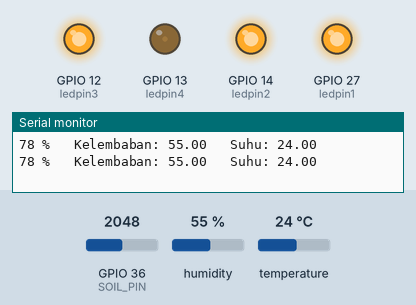
A sketch run on a simulated ESP32. Shown: output pins drawn as LEDs (lit = HIGH), the last lines printed to the serial monitor. Inputs (shaded band) come from the test bench; at power-on: GPIO 36 (SOIL_PIN) = 2048, humidity 55 %, temperature 24 °C.

Above: at 7.2 s.
7.3 s: GPIO 36 (SOIL_PIN) set to 1228
At 9.7 s:
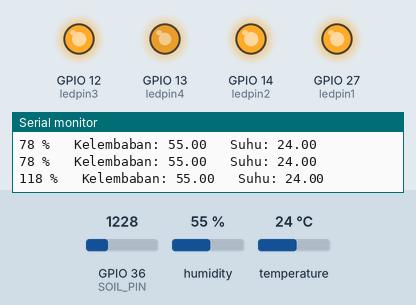
10.5 s: GPIO 36 (SOIL_PIN) set to 2047
At 13.2 s:
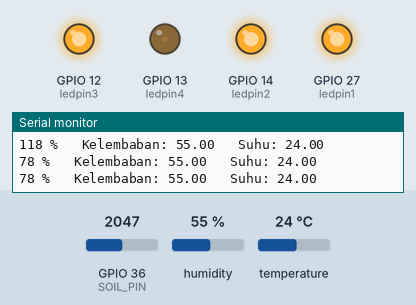
Timing chart, 0 to 14.7 s (numbered marks = the images above; inputs shaded):
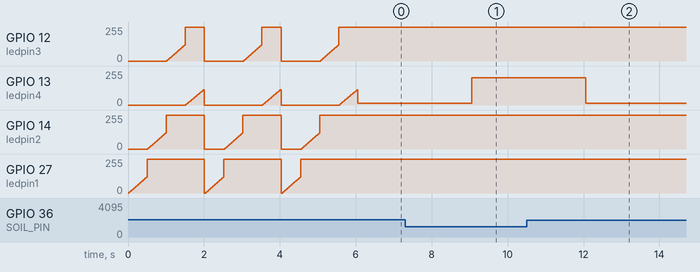

Measured:
- after the input at 7.3 s, GPIO 13 (ledpin4): 14/255 → 205/255 after 1.8 s
- after the input at 10.5 s, GPIO 13 (ledpin4): 205/255 → 14/255 after 1.6 s
- by itself, GPIO 13 (ledpin4): ramps from 0/255 to 115/255 and jumps back, once every 2.0 s

The sketch:

plant.io.ino
```cpp
#include "DHT.h" //library untuk sensor DHT11
#include "ThingerESP32.h" //library untuk connect ke Thiner.io

//mendefinisikan pin yang digunakan
#define SOIL_PIN A0
#define DHTPIN 4
#define DHTTYPE DHT11

//mendefinisikan devices username, id, dan credential dari thinger.io
#define USERNAME "JordyMarcius"
#define DEVICE_ID "esp32_jordy"
#define DEVICE_CREDENTIAL "XCMSW8XHP4xMO$4e"

//mendefinisikan nama wifi dan password wifi
#define WIFI_SSID "Playmedia"
#define WIFI_PASSWORD "1234567890"

ThingerESP32 thing(USERNAME, DEVICE_ID, DEVICE_CREDENTIAL); //memanggil fungsi untuk terhubung dengan thinger.io

//deklarasi variabel
const int value_basah = 1600;
const int value_kering = 3650;

const byte ledpin1 = 27;
const byte ledpin2 = 14;
const byte ledpin3 = 12;
const byte ledpin4 = 13;

int soil_percent;
float kelembaban;
float suhu;

DHT dht(DHTPIN, DHTTYPE); //memanggil fungsi untuk menjalankan sensor DHT11

void setup()
{
  Serial.begin(115200); //memulai komunikasi serial dengan baudrate 115200

  xTaskCreatePinnedToCore
  (
    baca_sensor_soil_moisture,    //memanggil fungsi baca_sensor_soil_moisture()
    "baca_sensor_soil_moisture",  //nama task
    5000,                         //stack size
    NULL,                         //task parameter (NULL karena tidak ada parameter yang dipassing pada function)
    1,                            //priority
    NULL,                         //task handle
    0                             //core 0
  );

  xTaskCreatePinnedToCore
  (
    baca_sensor_dht11,            //memanggil fungsi baca_sensor_dht11()
    "baca_sensor_dht11",          //nama task
    5000,                         //stack size
    NULL,                         //task parameter (NULL karena tidak ada parameter yang dipassing pada function)
    1,                            //priority
    NULL,                         //task handle
    1                             //core 1
  );

  thing.add_wifi(WIFI_SSID, WIFI_PASSWORD);                   //menghubungkan wifi dengan thinger.io
  thing["Kelembaban_Tanah"] >> outputValue(soil_percent);     //kirim data kelembaban tanah ke thinger.io dengan topik "Kelembaban_Tanah"
  thing["Kelembaban_Udara"] >> outputValue(kelembaban);       //kirim data kelembaban udara ke thinger.io dengan topik "Kelembaban_Udara"
  thing["Suhu"] >> outputValue(suhu);                         //kirim data suhu ke thinger.io dengan topik "Suhu"

  dht.begin(); //memulai sensor dht11

  ledcAttachPin(ledpin1, 0); //ledpin1 menggunakan channel pwm 0
  ledcAttachPin(ledpin2, 1); //ledpin2 menggunakan channel pwm 1
  ledcAttachPin(ledpin3, 2); //ledpin3 menggunakan channel pwm 2
  ledcAttachPin(ledpin4, 3); //ledpin4 menggunakan channel pwm 3

  ledcSetup(0, 12000, 8); //set ledpin1 pada channel 0 dengan frekuensi 12000Hz dan resolusi 8 (berarti value analog kisaran 0 - 255)
  ledcSetup(1, 12000, 8); //set ledpin2 pada channel 1 dengan frekuensi 12000Hz dan resolusi 8 (berarti value analog kisaran 0 - 255)
  ledcSetup(2, 12000, 8); //set ledpin3 pada channel 2 dengan frekuensi 12000Hz dan resolusi 8 (berarti value analog kisaran 0 - 255)
  ledcSetup(3, 12000, 8); //set ledpin4 pada channel 3 dengan frekuensi 12000Hz dan resolusi 8 (berarti value analog kisaran 0 - 255)

  led_bar_awal(); //pola nyala led yang menandakan alat baru dinyalakan
}

void loop()
{
  thing.handle(); //mengotomasi pengiriman data ke thinger.io

  if(soil_percent >= 0 && soil_percent < 25) //jika kelembaban tanah berkisar 0 - 24 persen maka yang menyala hanya led 1
  {
    //mengkonversi range kelembaban 0 - 24 persen menjadi nyala terang LED 1 dari value 0 - 120
    //disini saya tidak sampai value 255 dikarenakan cahaya led dari value 120 - 255 tidak terlalu bisa dibedakan dengan kasat mata
    int nyala = map(soil_percent, 0, 24, 0, 120);
    ledcWrite(0, nyala);
    ledcWrite(1, 0);
    ledcWrite(2, 0);
    ledcWrite(3, 0);
  }
  else if(soil_percent >= 25 && soil_percent < 50) //jika kelembaban tanah berkisar 25 - 49 persen maka yang menyala hanya led 1, dan 2
  {
    //mengkonversi range kelembaban 25 - 49 persen menjadi nyala terang LED 2 dari value 0 - 120
    //disini saya tidak sampai value 255 dikarenakan cahaya led dari value 120 - 255 tidak terlalu bisa dibedakan dengan kasat mata
    int nyala = map(soil_percent, 25, 49, 0, 120);
    ledcWrite(0, 255);
    ledcWrite(1, nyala);
    ledcWrite(2, 0);
    ledcWrite(3, 0);
  }
  else if(soil_percent >= 50 && soil_percent < 75) //jika kelembaban tanah berkisar 50 - 74 persen maka yang menyala hanya led 1, 2, dan 3
  {
    //mengkonversi range kelembaban 50 - 74 persen menjadi nyala terang LED 3 dari value 0 - 120
    //disini saya tidak sampai value 255 dikarenakan cahaya led dari value 120 - 255 tidak terlalu bisa dibedakan dengan kasat mata
    int nyala = map(soil_percent, 50, 74, 0, 120);
    ledcWrite(0, 255);
    ledcWrite(1, 255);
    ledcWrite(2, nyala);
    ledcWrite(3, 0);
  }
  else if(soil_percent >= 75) //jika kelembaban tanah berkisar 75 - 100 persen maka yang menyala led 1, 2, 3, dan 4
  {
    //mengkonversi range kelembaban 75 - 100 persen menjadi nyala terang LED 4 dari value 0 - 120
    //disini saya tidak sampai value 255 dikarenakan cahaya led dari value 120 - 255 tidak terlalu bisa dibedakan dengan kasat mata
    int nyala = map(soil_percent, 75, 100, 0, 120);
    ledcWrite(0, 255);
    ledcWrite(1, 255);
    ledcWrite(2, 255);
    ledcWrite(3, nyala);
  }

  //print pembacaan sensor di serial monitor
  Serial.print(soil_percent);
  Serial.print(" %   ");
  Serial.print("Kelembaban: ");
  Serial.print(kelembaban);
  Serial.print("   Suhu: ");
  Serial.println(suhu);
  delay(1000); //delay 1 sekon
}

void baca_sensor_soil_moisture(void * parameter)
{
  for(;;)                                                                   //for loop infinit
  {
    int soil = analogRead(SOIL_PIN);                                        //membaca value dari soil moisture sensor
    soil_percent = map(soil, value_kering, value_basah, 0, 100);            //mengkonversi value pembacaan menjadi value 0 - 100 persen
    vTaskDelay(1000 / portTICK_PERIOD_MS);                                  //delay 1 detik untuk for loop berikutnya
  }
}

void baca_sensor_dht11(void * parameter)
{
  for(;;)                                                                   //for loop infinit
  {
    kelembaban = dht.readHumidity();                                        //membaca kelembaban udara dari sensor dht11
    suhu = dht.readTemperature();                                           //membaca suhu dari sensor dht11
    vTaskDelay(1000 / portTICK_PERIOD_MS);                                  //delay 1 detik untuk for loop berikutnya
  }
}

void led_bar_awal() //fungsi untuk menampilkan nyala led secara berurutan sebagai indikator awal alat dinyalakan
{
  int kecerahan;
  int counter;

  for(counter = 0; counter < 3; counter++)
  {
    ledcWrite(0, 0);
    ledcWrite(1, 0);
    ledcWrite(2, 0);
    ledcWrite(3, 0);

    for(kecerahan = 0; kecerahan < 100; kecerahan++)
    {
      if(kecerahan >= 0 && kecerahan < 25)
      {
        int nyala = map(kecerahan, 0, 24, 0, 120);
        ledcWrite(0, nyala);
      }
      else if(kecerahan >= 25 && kecerahan < 50)
      {
        int nyala = map(kecerahan, 25, 49, 0, 120);
        ledcWrite(0, 255);
        ledcWrite(1, nyala);
      }
      else if(kecerahan >= 50 && kecerahan < 75)
      {
        int nyala = map(kecerahan, 50, 74, 0, 120);
        ledcWrite(0, 255);
        ledcWrite(1, 255);
        ledcWrite(2, nyala);
      }
      else if(kecerahan >= 75)
      {
        int nyala = map(kecerahan, 75, 100, 0, 120);
        ledcWrite(0, 255);
        ledcWrite(1, 255);
        ledcWrite(2, 255);
        ledcWrite(3, nyala);
      }
      delay(20);
    }
  }

  ledcWrite(0, 0);
  ledcWrite(1, 0);
  ledcWrite(2, 0);
  ledcWrite(3, 0);
}
```
